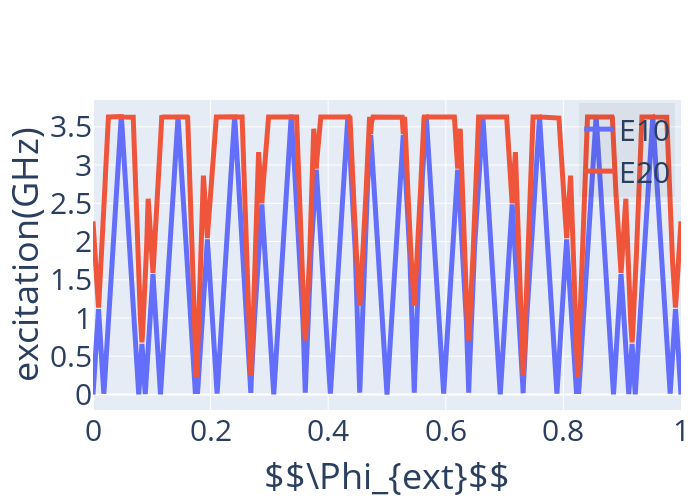

Notebook source saved alongside this figure:
### Code cell
# 179 # SUper High Resolution
plotCompare(flux_range,{'E10':I-G,'E20':II-G},
            x_label=r'$$\Phi_{ext}$$',y_label='excitation(GHz)',size=(500,700))

### Figure 1 — Plotly figure (JSON) as saved in the notebook; plotly's stock layout.template omitted (floating-point values rounded to 4 significant figures; data arrays with more than 128 entries replaced by an {"elided": "..."} marker saying what was removed)
{"data": [{"line": {"width": 5}, "name": "E10", "type": "scatter", "x": {"elided": "5001 float values"}, "y": {"elided": "5001 float values"}}, {"line": {"width": 5}, "name": "E20", "type": "scatter", "x": {"elided": "5001 float values"}, "y": {"elided": "5001 float values"}}], "layout": {"font": {"size": 30}, "height": 500, "legend": {"bgcolor": "rgba(0,0,0,.05)", "x": 0.99, "xanchor": "right", "y": 0.99, "yanchor": "top"}, "margin": {"r": 10, "t": 100}, "showlegend": true, "width": 700, "xaxis": {"title": {"text": "$$\\Phi_{ext}$$"}}, "yaxis": {"title": {"text": "excitation(GHz)"}}}}
